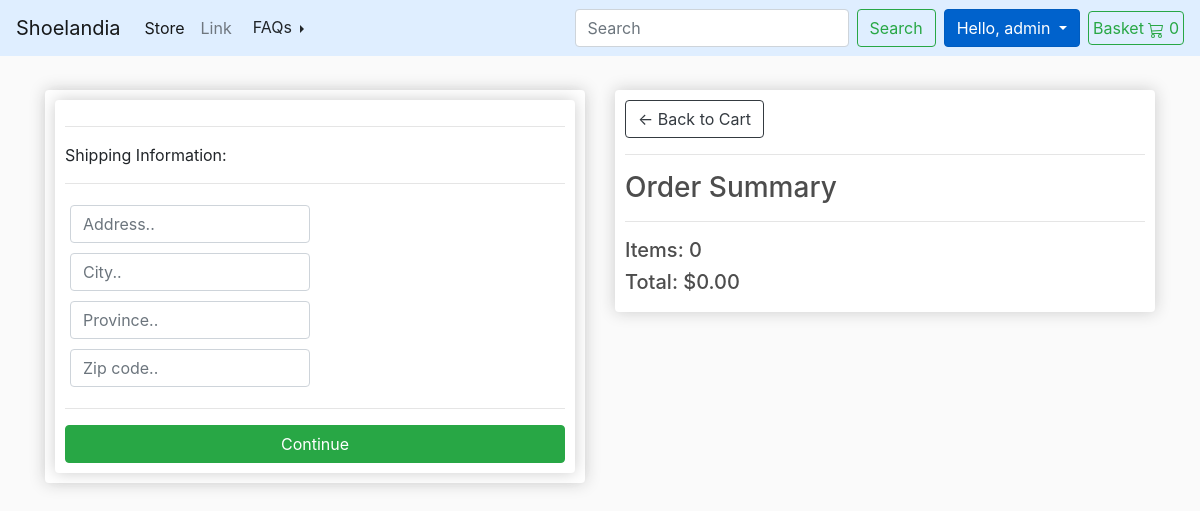
/checkout/ (signed in), run on an earlier commit of the app's database.
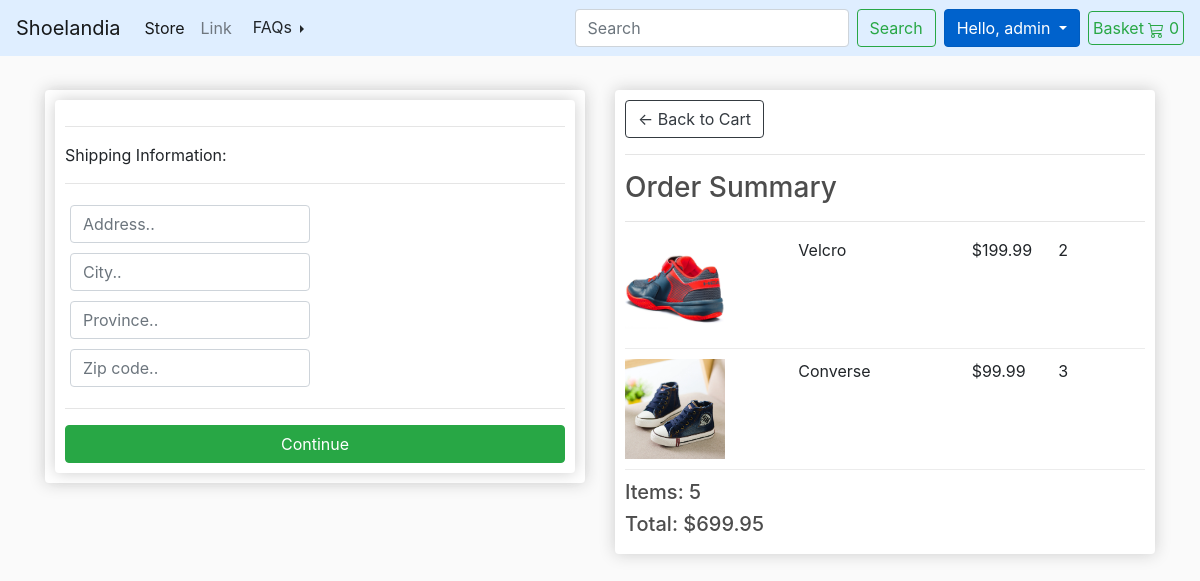
And on a later commit of the database.
### store/models.py (models this page shows, shortened)
class Order(models.Model):
    customer = models.ForeignKey(
        Customer, on_delete=models.SET_NULL, null=True, blank=True)
    date_ordered = models.DateTimeField(auto_now_add=True)
    complete = models.BooleanField(default=False, null=True, blank=True)
    transaction_id = models.CharField(max_length=100, null=True)
    @property
    def get_cart_total(self):
        orderitems = self.orderitem_set.all()
        total = sum([item.get_total for item in orderitems])
        return total
    @property
    def get_cart_items(self):
        orderitems = self.orderitem_set.all()
        total = sum([item.quantity for item in orderitems])
        return total

class OrderItem(models.Model):
    product = models.ForeignKey(Product, on_delete=models.SET_NULL, null=True)
    order = models.ForeignKey(Order, on_delete=models.SET_NULL, null=True)
    quantity = models.IntegerField(default=0, null=True, blank=True)
    date_added = models.DateTimeField(auto_now_add=True)
    @property
    def get_total(self):
        total = self.product.price * self.quantity
        return total

class Product(models.Model):
    product_name = models.CharField(max_length=200, null=True)
    brand_name = models.CharField(max_length=100, null=True)
    price = models.DecimalField(max_digits=9, decimal_places=2)
    image = models.ImageField(null=True, blank=True)
    description = models.TextField()
    slug = models.SlugField(max_length=255)
    @property
    def imageURL(self):
        try:
            url = self.image.url
        except:
            url = ''
        return url

### store/views.py (the view)
# urls.py: path('checkout/', views.checkout, name="checkout"),
@login_required(login_url='login')
def checkout(request):
    data = cart_data(request)
    items = data['items']
    order = data['order']
    cartItems = data['cartItems']
    context = {'items': items, 'order': order, 'cartItems': cartItems}
    return render(request, 'store/checkout.html', context)

### basket/basket.py (called while the page is built)
    def __len__(self):
        return sum(item['qty'] for item in self.basket.values())

### basket/context_processor.py (called while the page is built)
def basket(request):
    return {'basket': Basket(request)}

### store/utils.py (called while the page is built)
def cart_data(request):
    if request.user.is_authenticated:
        customer = request.user.customer
        order, created = Order.objects.get_or_create(
            customer=customer, complete=False)
        items = order.orderitem_set.all()
        cartItems = order.get_cart_items
    else:
        cookieData = cookie_cart(request)
        items = cookieData['items']
        order = cookieData['order']
        cartItems = cookieData['cartItems']
    return {'items': items, 'order': order, 'cartItems': cartItems}

### store/templates/store/checkout.html (shortened to what this page needs)
{% extends 'store/main.html' %} {% load static %} {% block content%}
<div class="row">
  <div class="col-lg-6">
    <div class="box-element" id="form-wrapper">
      <div class="box-element" id="form-wrapper">
        <form id="form">
          <div id="shipping-info">
            <hr />
            <p>Shipping Information:</p>
            <hr />
            <div class="form-field">
              <input
                class="form-control"
                type="text"
                name="address"
                placeholder="Address.."
              />
            </div>
            <div class="form-field">
              <input
                class="form-control"
                type="text"
                name="city"
                placeholder="City.."
              />
            </div>
            <div class="form-field">
              <input
                class="form-control"
                type="text"
                name="province"
                placeholder="Province.."
              />
            </div>
            <div class="form-field">
              <input
                class="form-control"
                type="text"
                name="zipcode"
                placeholder="Zip code.."
              />
            </div>
          </div>
          <hr />
          <input
            id="form-button"
            class="btn btn-success btn-block"
            type="submit"
            value="Continue"
          />
        </form>
      </div>
    </div>
    <br />
  </div>
  <div class="col-lg-6">
    <div class="box-element">
      <a class="btn btn-outline-dark" href="{% url 'cart' %}"
        >&#x2190; Back to Cart</a
      >
      <hr />
      <h3>Order Summary</h3>
      <hr />
      {% for item in items %}
      <div class="cart-row">
        <div style="flex: 2">
          <img class="row-image" src="{{item.product.imageURL}}" />
        </div>
        <div style="flex: 2">
          <p>{{item.product.brand_name}} {{item.product.car_name}}</p>
        </div>
        <div style="flex: 1"><p>${{item.product.price|floatformat:2}}</p></div>
        <div style="flex: 1"><p>{{item.quantity}}</p></div>
      </div>
      {% endfor %}
      <h5>Items: {{order.get_cart_items}}</h5>
      <h5>Total: ${{order.get_cart_total|floatformat:2}}</h5>
    </div>
  </div>
</div>
{% endblock content%}

What changed in the data, as far as the page shows it:
added OrderItem: product.imageURL (picture), product.brand_name "Velcro", product.price "199.99", quantity "2"
added OrderItem: product.imageURL (picture), product.brand_name "Converse", product.price "99.99", quantity "3"
computed for Order: get_cart_items "0" → "5"; get_cart_total "0.00" → "699.95"
